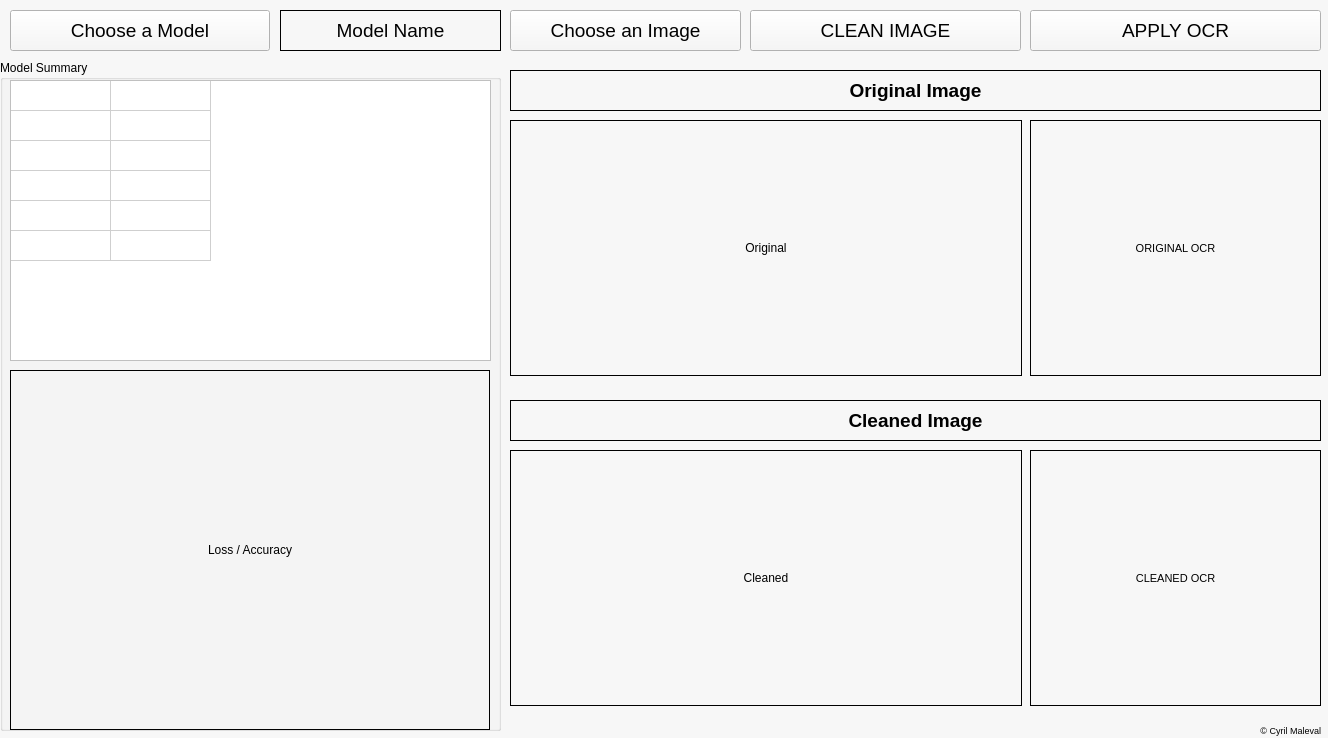
<?xml version="1.0" encoding="UTF-8"?>
<ui version="4.0">
 <class>MainWindow</class>
 <widget class="QMainWindow" name="MainWindow">
  <property name="geometry">
   <rect>
    <x>0</x>
    <y>0</y>
    <width>1328</width>
    <height>738</height>
   </rect>
  </property>
  <property name="palette">
   <palette>
    <active>
     <colorrole role="WindowText">
      <brush brushstyle="SolidPattern">
       <color alpha="255">
        <red>0</red>
        <green>0</green>
        <blue>0</blue>
       </color>
      </brush>
     </colorrole>
     <colorrole role="Button">
      <brush brushstyle="SolidPattern">
       <color alpha="250">
        <red>247</red>
        <green>247</green>
        <blue>247</blue>
       </color>
      </brush>
     </colorrole>
     <colorrole role="Light">
      <brush brushstyle="SolidPattern">
       <color alpha="250">
        <red>255</red>
        <green>255</green>
        <blue>255</blue>
       </color>
      </brush>
     </colorrole>
     <colorrole role="Midlight">
      <brush brushstyle="SolidPattern">
       <color alpha="250">
        <red>251</red>
        <green>251</green>
        <blue>251</blue>
       </color>
      </brush>
     </colorrole>
     <colorrole role="Dark">
      <brush brushstyle="SolidPattern">
       <color alpha="250">
        <red>123</red>
        <green>123</green>
        <blue>123</blue>
       </color>
      </brush>
     </colorrole>
     <colorrole role="Mid">
      <brush brushstyle="SolidPattern">
       <color alpha="250">
        <red>165</red>
        <green>165</green>
        <blue>165</blue>
       </color>
      </brush>
     </colorrole>
     <colorrole role="Text">
      <brush brushstyle="SolidPattern">
       <color alpha="255">
        <red>0</red>
        <green>0</green>
        <blue>0</blue>
       </color>
      </brush>
     </colorrole>
     <colorrole role="BrightText">
      <brush brushstyle="SolidPattern">
       <color alpha="255">
        <red>255</red>
        <green>255</green>
        <blue>255</blue>
       </color>
      </brush>
     </colorrole>
     <colorrole role="ButtonText">
      <brush brushstyle="SolidPattern">
       <color alpha="255">
        <red>0</red>
        <green>0</green>
        <blue>0</blue>
       </color>
      </brush>
     </colorrole>
     <colorrole role="Base">
      <brush brushstyle="SolidPattern">
       <color alpha="255">
        <red>255</red>
        <green>255</green>
        <blue>255</blue>
       </color>
      </brush>
     </colorrole>
     <colorrole role="Window">
      <brush brushstyle="SolidPattern">
       <color alpha="250">
        <red>247</red>
        <green>247</green>
        <blue>247</blue>
       </color>
      </brush>
     </colorrole>
     <colorrole role="Shadow">
      <brush brushstyle="SolidPattern">
       <color alpha="255">
        <red>0</red>
        <green>0</green>
        <blue>0</blue>
       </color>
      </brush>
     </colorrole>
     <colorrole role="AlternateBase">
      <brush brushstyle="SolidPattern">
       <color alpha="252">
        <red>251</red>
        <green>251</green>
        <blue>251</blue>
       </color>
      </brush>
     </colorrole>
     <colorrole role="ToolTipBase">
      <brush brushstyle="SolidPattern">
       <color alpha="255">
        <red>255</red>
        <green>255</green>
        <blue>220</blue>
       </color>
      </brush>
     </colorrole>
     <colorrole role="ToolTipText">
      <brush brushstyle="SolidPattern">
       <color alpha="255">
        <red>0</red>
        <green>0</green>
        <blue>0</blue>
       </color>
      </brush>
     </colorrole>
    </active>
    <inactive>
     <colorrole role="WindowText">
      <brush brushstyle="SolidPattern">
       <color alpha="255">
        <red>0</red>
        <green>0</green>
        <blue>0</blue>
       </color>
      </brush>
     </colorrole>
     <colorrole role="Button">
      <brush brushstyle="SolidPattern">
       <color alpha="250">
        <red>247</red>
        <green>247</green>
        <blue>247</blue>
       </color>
      </brush>
     </colorrole>
     <colorrole role="Light">
      <brush brushstyle="SolidPattern">
       <color alpha="250">
        <red>255</red>
        <green>255</green>
        <blue>255</blue>
       </color>
      </brush>
     </colorrole>
     <colorrole role="Midlight">
      <brush brushstyle="SolidPattern">
       <color alpha="250">
        <red>251</red>
        <green>251</green>
        <blue>251</blue>
       </color>
      </brush>
     </colorrole>
     <colorrole role="Dark">
      <brush brushstyle="SolidPattern">
       <color alpha="250">
        <red>123</red>
        <green>123</green>
        <blue>123</blue>
       </color>
      </brush>
     </colorrole>
     <colorrole role="Mid">
      <brush brushstyle="SolidPattern">
       <color alpha="250">
        <red>165</red>
        <green>165</green>
        <blue>165</blue>
       </color>
      </brush>
     </colorrole>
     <colorrole role="Text">
      <brush brushstyle="SolidPattern">
       <color alpha="255">
        <red>0</red>
        <green>0</green>
        <blue>0</blue>
       </color>
      </brush>
     </colorrole>
     <colorrole role="BrightText">
      <brush brushstyle="SolidPattern">
       <color alpha="255">
        <red>255</red>
        <green>255</green>
        <blue>255</blue>
       </color>
      </brush>
     </colorrole>
     <colorrole role="ButtonText">
      <brush brushstyle="SolidPattern">
       <color alpha="255">
        <red>0</red>
        <green>0</green>
        <blue>0</blue>
       </color>
      </brush>
     </colorrole>
     <colorrole role="Base">
      <brush brushstyle="SolidPattern">
       <color alpha="255">
        <red>255</red>
        <green>255</green>
        <blue>255</blue>
       </color>
      </brush>
     </colorrole>
     <colorrole role="Window">
      <brush brushstyle="SolidPattern">
       <color alpha="250">
        <red>247</red>
        <green>247</green>
        <blue>247</blue>
       </color>
      </brush>
     </colorrole>
     <colorrole role="Shadow">
      <brush brushstyle="SolidPattern">
       <color alpha="255">
        <red>0</red>
        <green>0</green>
        <blue>0</blue>
       </color>
      </brush>
     </colorrole>
     <colorrole role="AlternateBase">
      <brush brushstyle="SolidPattern">
       <color alpha="252">
        <red>251</red>
        <green>251</green>
        <blue>251</blue>
       </color>
      </brush>
     </colorrole>
     <colorrole role="ToolTipBase">
      <brush brushstyle="SolidPattern">
       <color alpha="255">
        <red>255</red>
        <green>255</green>
        <blue>220</blue>
       </color>
      </brush>
     </colorrole>
     <colorrole role="ToolTipText">
      <brush brushstyle="SolidPattern">
       <color alpha="255">
        <red>0</red>
        <green>0</green>
        <blue>0</blue>
       </color>
      </brush>
     </colorrole>
    </inactive>
    <disabled>
     <colorrole role="WindowText">
      <brush brushstyle="SolidPattern">
       <color alpha="250">
        <red>123</red>
        <green>123</green>
        <blue>123</blue>
       </color>
      </brush>
     </colorrole>
     <colorrole role="Button">
      <brush brushstyle="SolidPattern">
       <color alpha="250">
        <red>247</red>
        <green>247</green>
        <blue>247</blue>
       </color>
      </brush>
     </colorrole>
     <colorrole role="Light">
      <brush brushstyle="SolidPattern">
       <color alpha="250">
        <red>255</red>
        <green>255</green>
        <blue>255</blue>
       </color>
      </brush>
     </colorrole>
     <colorrole role="Midlight">
      <brush brushstyle="SolidPattern">
       <color alpha="250">
        <red>251</red>
        <green>251</green>
        <blue>251</blue>
       </color>
      </brush>
     </colorrole>
     <colorrole role="Dark">
      <brush brushstyle="SolidPattern">
       <color alpha="250">
        <red>123</red>
        <green>123</green>
        <blue>123</blue>
       </color>
      </brush>
     </colorrole>
     <colorrole role="Mid">
      <brush brushstyle="SolidPattern">
       <color alpha="250">
        <red>165</red>
        <green>165</green>
        <blue>165</blue>
       </color>
      </brush>
     </colorrole>
     <colorrole role="Text">
      <brush brushstyle="SolidPattern">
       <color alpha="250">
        <red>123</red>
        <green>123</green>
        <blue>123</blue>
       </color>
      </brush>
     </colorrole>
     <colorrole role="BrightText">
      <brush brushstyle="SolidPattern">
       <color alpha="255">
        <red>255</red>
        <green>255</green>
        <blue>255</blue>
       </color>
      </brush>
     </colorrole>
     <colorrole role="ButtonText">
      <brush brushstyle="SolidPattern">
       <color alpha="250">
        <red>123</red>
        <green>123</green>
        <blue>123</blue>
       </color>
      </brush>
     </colorrole>
     <colorrole role="Base">
      <brush brushstyle="SolidPattern">
       <color alpha="250">
        <red>247</red>
        <green>247</green>
        <blue>247</blue>
       </color>
      </brush>
     </colorrole>
     <colorrole role="Window">
      <brush brushstyle="SolidPattern">
       <color alpha="250">
        <red>247</red>
        <green>247</green>
        <blue>247</blue>
       </color>
      </brush>
     </colorrole>
     <colorrole role="Shadow">
      <brush brushstyle="SolidPattern">
       <color alpha="255">
        <red>0</red>
        <green>0</green>
        <blue>0</blue>
       </color>
      </brush>
     </colorrole>
     <colorrole role="AlternateBase">
      <brush brushstyle="SolidPattern">
       <color alpha="250">
        <red>247</red>
        <green>247</green>
        <blue>247</blue>
       </color>
      </brush>
     </colorrole>
     <colorrole role="ToolTipBase">
      <brush brushstyle="SolidPattern">
       <color alpha="255">
        <red>255</red>
        <green>255</green>
        <blue>220</blue>
       </color>
      </brush>
     </colorrole>
     <colorrole role="ToolTipText">
      <brush brushstyle="SolidPattern">
       <color alpha="255">
        <red>0</red>
        <green>0</green>
        <blue>0</blue>
       </color>
      </brush>
     </colorrole>
    </disabled>
   </palette>
  </property>
  <property name="windowTitle">
   <string>Interview Demo</string>
  </property>
  <property name="windowIcon">
   <iconset>
    <normaloff>dcu_brand.jpg</normaloff>dcu_brand.jpg</iconset>
  </property>
  <widget class="QWidget" name="centralwidget">
   <widget class="QPushButton" name="modelButton">
    <property name="geometry">
     <rect>
      <x>10</x>
      <y>10</y>
      <width>260</width>
      <height>41</height>
     </rect>
    </property>
    <property name="font">
     <font>
      <pointsize>14</pointsize>
     </font>
    </property>
    <property name="text">
     <string>Choose a Model</string>
    </property>
   </widget>
   <widget class="QLabel" name="nameLabel">
    <property name="geometry">
     <rect>
      <x>280</x>
      <y>10</y>
      <width>221</width>
      <height>41</height>
     </rect>
    </property>
    <property name="font">
     <font>
      <pointsize>14</pointsize>
     </font>
    </property>
    <property name="autoFillBackground">
     <bool>true</bool>
    </property>
    <property name="frameShape">
     <enum>QFrame::Panel</enum>
    </property>
    <property name="frameShadow">
     <enum>QFrame::Plain</enum>
    </property>
    <property name="midLineWidth">
     <number>9</number>
    </property>
    <property name="text">
     <string>Model Name</string>
    </property>
    <property name="textFormat">
     <enum>Qt::PlainText</enum>
    </property>
    <property name="alignment">
     <set>Qt::AlignCenter</set>
    </property>
   </widget>
   <widget class="QPushButton" name="ChooseInput">
    <property name="geometry">
     <rect>
      <x>510</x>
      <y>10</y>
      <width>231</width>
      <height>41</height>
     </rect>
    </property>
    <property name="font">
     <font>
      <pointsize>14</pointsize>
     </font>
    </property>
    <property name="text">
     <string>Choose an Image</string>
    </property>
   </widget>
   <widget class="QPushButton" name="ApplyOcr">
    <property name="geometry">
     <rect>
      <x>1030</x>
      <y>10</y>
      <width>291</width>
      <height>41</height>
     </rect>
    </property>
    <property name="font">
     <font>
      <pointsize>14</pointsize>
     </font>
    </property>
    <property name="text">
     <string>APPLY OCR</string>
    </property>
   </widget>
   <widget class="QGroupBox" name="groupBox">
    <property name="geometry">
     <rect>
      <x>0</x>
      <y>60</y>
      <width>501</width>
      <height>671</height>
     </rect>
    </property>
    <property name="title">
     <string>Model Summary</string>
    </property>
    <widget class="QLabel" name="SummaryPlot">
     <property name="geometry">
      <rect>
       <x>10</x>
       <y>310</y>
       <width>480</width>
       <height>360</height>
      </rect>
     </property>
     <property name="frameShape">
      <enum>QFrame::Box</enum>
     </property>
     <property name="text">
      <string>Loss / Accuracy</string>
     </property>
     <property name="alignment">
      <set>Qt::AlignCenter</set>
     </property>
    </widget>
    <widget class="QTableWidget" name="ParametersTable">
     <property name="geometry">
      <rect>
       <x>10</x>
       <y>20</y>
       <width>481</width>
       <height>281</height>
      </rect>
     </property>
     <property name="font">
      <font>
       <pointsize>14</pointsize>
      </font>
     </property>
     <property name="frameShadow">
      <enum>QFrame::Sunken</enum>
     </property>
     <property name="midLineWidth">
      <number>0</number>
     </property>
     <property name="rowCount">
      <number>6</number>
     </property>
     <property name="columnCount">
      <number>2</number>
     </property>
     <attribute name="horizontalHeaderVisible">
      <bool>false</bool>
     </attribute>
     <attribute name="horizontalHeaderCascadingSectionResizes">
      <bool>true</bool>
     </attribute>
     <attribute name="horizontalHeaderHighlightSections">
      <bool>true</bool>
     </attribute>
     <attribute name="verticalHeaderVisible">
      <bool>false</bool>
     </attribute>
     <attribute name="verticalHeaderCascadingSectionResizes">
      <bool>true</bool>
     </attribute>
     <row/>
     <row/>
     <row/>
     <row/>
     <row/>
     <row/>
     <column/>
     <column/>
    </widget>
   </widget>
   <widget class="QLabel" name="ImagePic">
    <property name="geometry">
     <rect>
      <x>510</x>
      <y>120</y>
      <width>512</width>
      <height>256</height>
     </rect>
    </property>
    <property name="frameShape">
     <enum>QFrame::Box</enum>
    </property>
    <property name="text">
     <string>Original</string>
    </property>
    <property name="alignment">
     <set>Qt::AlignCenter</set>
    </property>
   </widget>
   <widget class="QLabel" name="CleanPic">
    <property name="enabled">
     <bool>true</bool>
    </property>
    <property name="geometry">
     <rect>
      <x>510</x>
      <y>450</y>
      <width>512</width>
      <height>256</height>
     </rect>
    </property>
    <property name="frameShape">
     <enum>QFrame::Box</enum>
    </property>
    <property name="text">
     <string>Cleaned</string>
    </property>
    <property name="alignment">
     <set>Qt::AlignCenter</set>
    </property>
   </widget>
   <widget class="QLabel" name="OrigImageLabel">
    <property name="geometry">
     <rect>
      <x>510</x>
      <y>70</y>
      <width>811</width>
      <height>41</height>
     </rect>
    </property>
    <property name="font">
     <font>
      <pointsize>14</pointsize>
      <weight>75</weight>
      <bold>true</bold>
     </font>
    </property>
    <property name="autoFillBackground">
     <bool>true</bool>
    </property>
    <property name="frameShape">
     <enum>QFrame::Panel</enum>
    </property>
    <property name="frameShadow">
     <enum>QFrame::Plain</enum>
    </property>
    <property name="midLineWidth">
     <number>9</number>
    </property>
    <property name="text">
     <string>Original Image</string>
    </property>
    <property name="textFormat">
     <enum>Qt::PlainText</enum>
    </property>
    <property name="alignment">
     <set>Qt::AlignCenter</set>
    </property>
   </widget>
   <widget class="QLabel" name="CleanImageLabel">
    <property name="geometry">
     <rect>
      <x>510</x>
      <y>400</y>
      <width>811</width>
      <height>41</height>
     </rect>
    </property>
    <property name="font">
     <font>
      <pointsize>14</pointsize>
      <weight>75</weight>
      <bold>true</bold>
     </font>
    </property>
    <property name="autoFillBackground">
     <bool>true</bool>
    </property>
    <property name="frameShape">
     <enum>QFrame::Panel</enum>
    </property>
    <property name="frameShadow">
     <enum>QFrame::Plain</enum>
    </property>
    <property name="midLineWidth">
     <number>9</number>
    </property>
    <property name="text">
     <string>Cleaned Image</string>
    </property>
    <property name="textFormat">
     <enum>Qt::PlainText</enum>
    </property>
    <property name="alignment">
     <set>Qt::AlignCenter</set>
    </property>
   </widget>
   <widget class="QPushButton" name="CleanImage">
    <property name="geometry">
     <rect>
      <x>750</x>
      <y>10</y>
      <width>271</width>
      <height>41</height>
     </rect>
    </property>
    <property name="font">
     <font>
      <pointsize>14</pointsize>
     </font>
    </property>
    <property name="text">
     <string>CLEAN IMAGE</string>
    </property>
   </widget>
   <widget class="QLabel" name="OrigOCR">
    <property name="geometry">
     <rect>
      <x>1030</x>
      <y>120</y>
      <width>291</width>
      <height>256</height>
     </rect>
    </property>
    <property name="font">
     <font>
      <pointsize>8</pointsize>
     </font>
    </property>
    <property name="frameShape">
     <enum>QFrame::Box</enum>
    </property>
    <property name="text">
     <string>ORIGINAL OCR</string>
    </property>
    <property name="alignment">
     <set>Qt::AlignCenter</set>
    </property>
   </widget>
   <widget class="QLabel" name="CleanOCR">
    <property name="geometry">
     <rect>
      <x>1030</x>
      <y>450</y>
      <width>291</width>
      <height>256</height>
     </rect>
    </property>
    <property name="font">
     <font>
      <pointsize>8</pointsize>
     </font>
    </property>
    <property name="frameShape">
     <enum>QFrame::Box</enum>
    </property>
    <property name="text">
     <string>CLEANED OCR</string>
    </property>
    <property name="alignment">
     <set>Qt::AlignCenter</set>
    </property>
   </widget>
   <widget class="QLabel" name="OrigImageLabel_2">
    <property name="geometry">
     <rect>
      <x>1230</x>
      <y>720</y>
      <width>91</width>
      <height>20</height>
     </rect>
    </property>
    <property name="font">
     <font>
      <pointsize>7</pointsize>
     </font>
    </property>
    <property name="autoFillBackground">
     <bool>true</bool>
    </property>
    <property name="frameShape">
     <enum>QFrame::NoFrame</enum>
    </property>
    <property name="frameShadow">
     <enum>QFrame::Plain</enum>
    </property>
    <property name="midLineWidth">
     <number>9</number>
    </property>
    <property name="text">
     <string>© Cyril Maleval</string>
    </property>
    <property name="textFormat">
     <enum>Qt::PlainText</enum>
    </property>
    <property name="alignment">
     <set>Qt::AlignRight|Qt::AlignTrailing|Qt::AlignVCenter</set>
    </property>
   </widget>
   <zorder>CleanImageLabel</zorder>
   <zorder>CleanPic</zorder>
   <zorder>ApplyOcr</zorder>
   <zorder>CleanImage</zorder>
   <zorder>OrigImageLabel</zorder>
   <zorder>groupBox</zorder>
   <zorder>OrigOCR</zorder>
   <zorder>CleanOCR</zorder>
   <zorder>ImagePic</zorder>
   <zorder>modelButton</zorder>
   <zorder>nameLabel</zorder>
   <zorder>ChooseInput</zorder>
   <zorder>OrigImageLabel_2</zorder>
   <zorder>SummaryPlot</zorder>
  </widget>
 </widget>
 <resources/>
 <connections/>
</ui>
